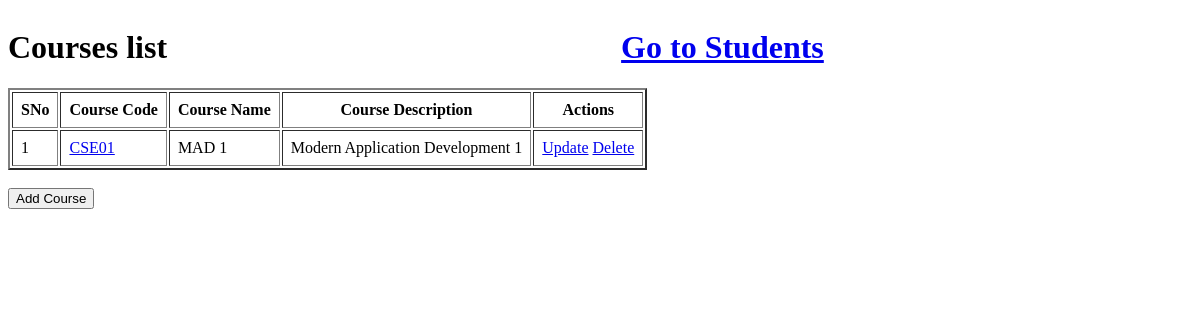
The app's page /courses, older data.
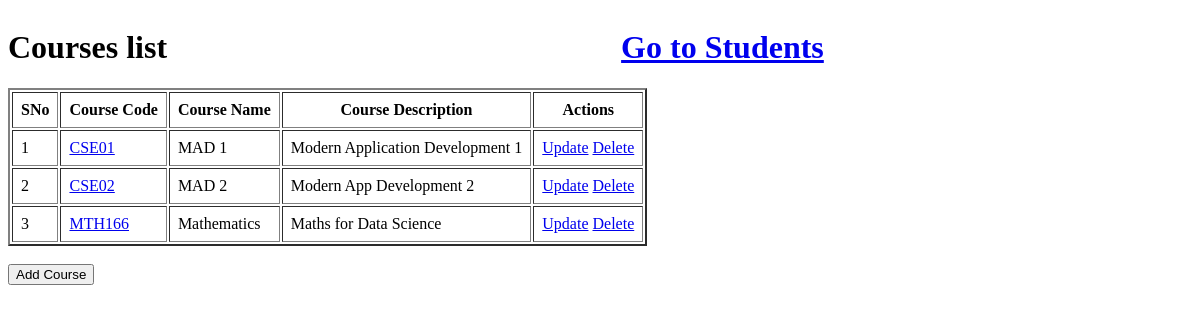
The same page, newer data.
### app.py (models this page shows)
class Course(db.Model):
    course_id = db.Column(db.Integer, primary_key = True, autoincrement = True)
    course_code = db.Column(db.String, unique = True, nullable = False)
    course_name = db.Column(db.String, nullable = False)
    course_description = db.Column(db.String)
    students = db.relationship("Student", backref = "courses", secondary = "enrollments")

### app.py (the view)
@app.route('/courses')
def courses():
    courses = Course.query.all()
    return render_template("courses.html", courses = courses)

### templates/courses.html (shortened to what this page needs)
<!DOCTYPE html>
<html lang="en">
<head>
</head>
<body>
    <div class="header" >
        <h1 style="display: inline-block;">Courses list</h1>
        <h1 style="display: inline-block;margin-left: 450px;"><a href="/">Go to Students</a></h1>
    </div>
    {% if courses %}
    <table id = "all-courses" border="2" cellpadding="8px">
        <tr>
            <th>SNo</th>
            <th>Course Code</th>
            <th>Course Name</th>
            <th>Course Description</th>
            <th>Actions</th>
        </tr>
        {% for course in courses %}
        <tr>
            <td>{{ loop.index }}</td>
            <td><a href="/course/{{ course.course_id }}">{{ course.course_code }}</a></td>
            <td>{{ course.course_name }}</td>
            <td>{{ course.course_description }}</td>
            <td>
                <a href="/course/{{ course.course_id }}/update">Update</a>
                <a href="/course/{{ course.course_id }}/delete">Delete</a>
            </td>
        </tr>
        {% endfor %}
    </table><br>
    {% else %}
    <p>No courses found. Add the courses now!</p>
    {% endif %}
    <a href="/course/create"><button>Add Course</button></a>
</html>

Row changes from the older to the newer data that the page shows:
added Course: course_code "CSE02", course_name "MAD 2", course_description "Modern App Development 2"
added Course: course_code "MTH166", course_name "Mathematics", course_description "Maths for Data Science"
